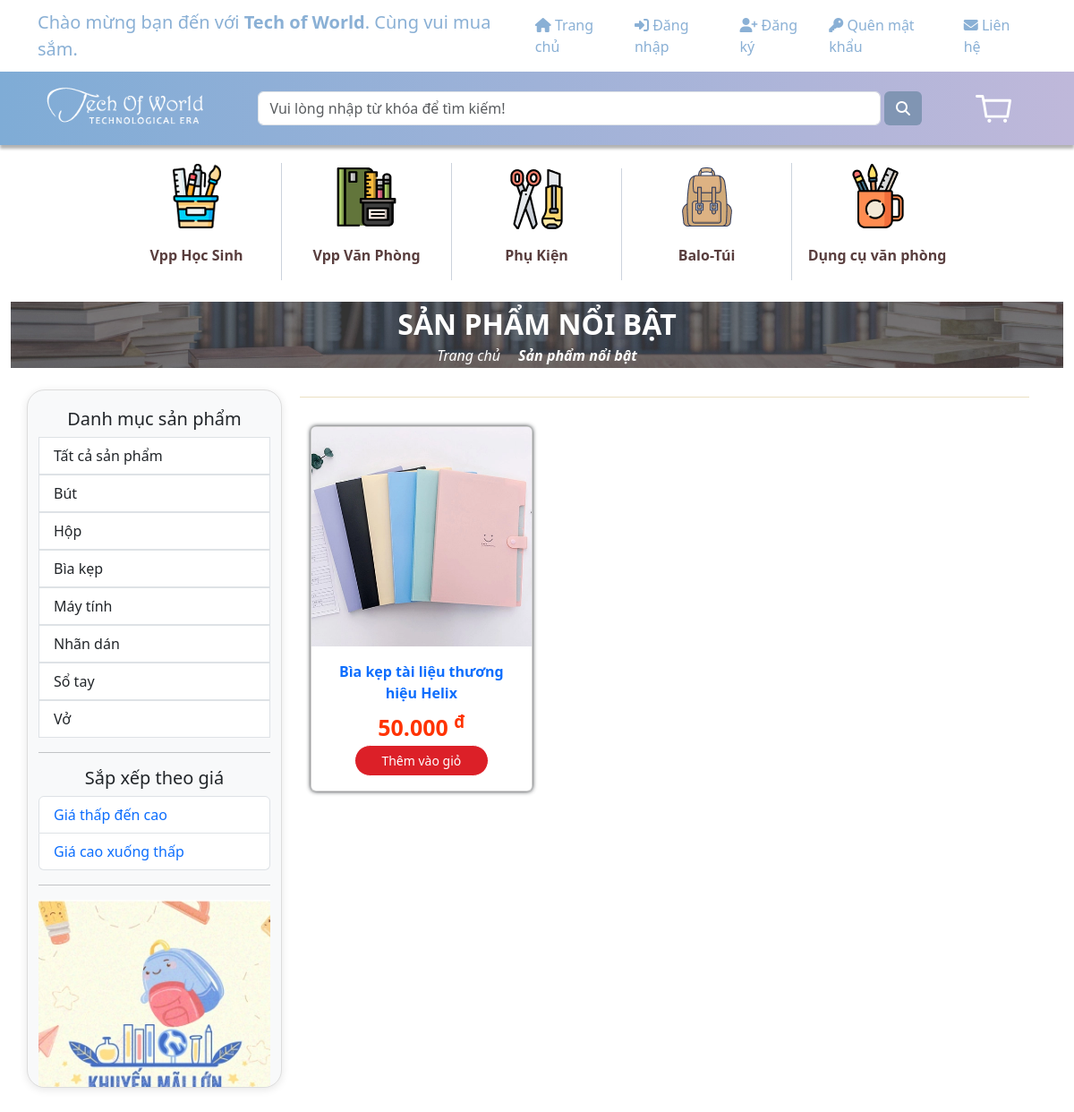
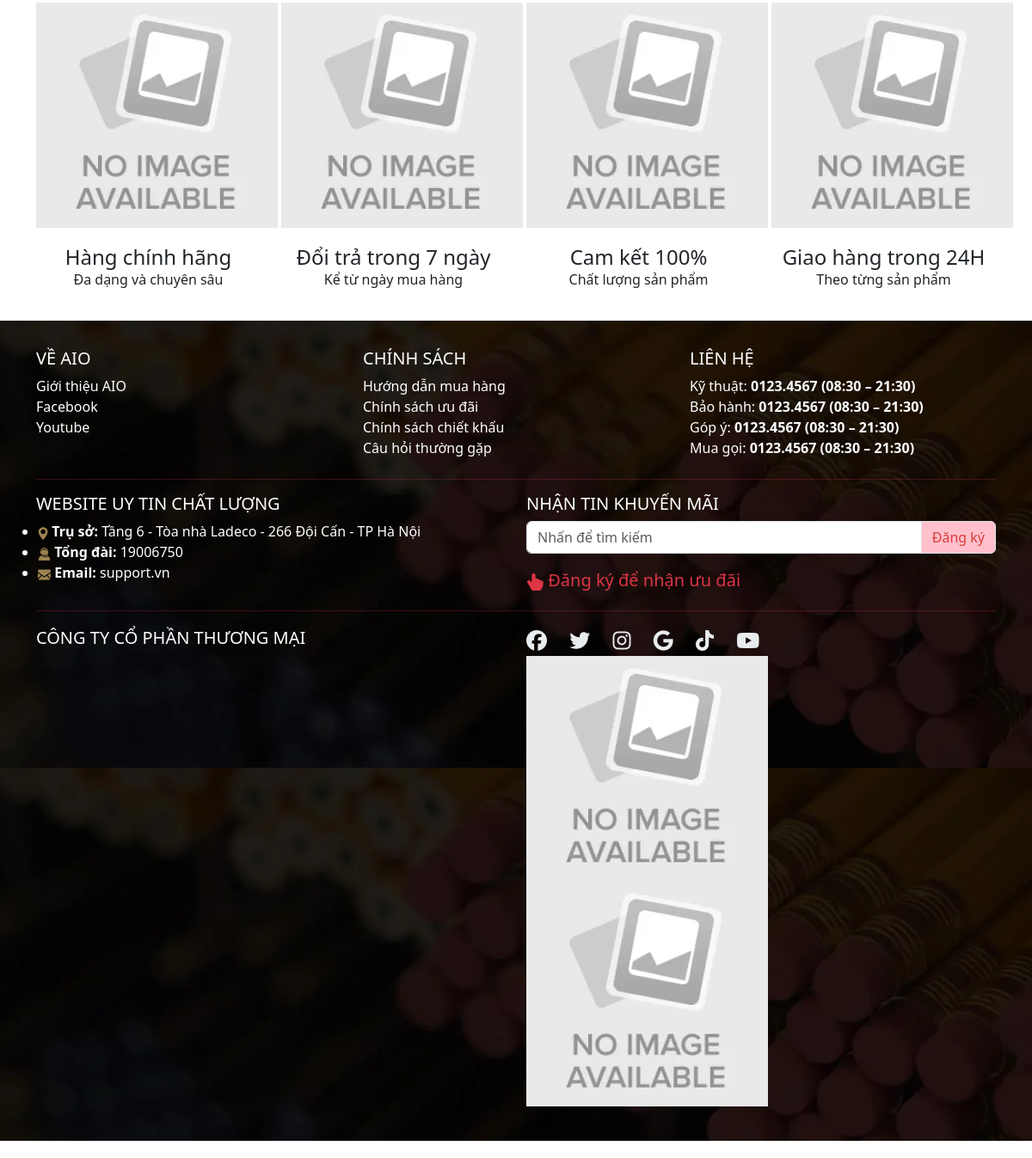
The page /website/productsClick.php?loaisanpham=biakep on the database its author committed (2 pictures, top to bottom).
### tables this page shows
CREATE TABLE `sanpham` (
  `sp_ma` int(11) NOT NULL,
  `loaisp_ten` varchar(100) NOT NULL,
  `sp_ten` varchar(250) NOT NULL,
  `sp_gia` varchar(250) NOT NULL,
  `sp_mota` varchar(300) DEFAULT NULL,
  `sp_motachitiet` varchar(300) NOT NULL,
  `sp_img` varchar(50) NOT NULL,
  `sp_soluong` int(250) NOT NULL DEFAULT 1,
  `loaisanpham` varchar(50) NOT NULL
);

### Website/productsClick.php (the view, shortened to what this page needs)
<!DOCTYPE html>
<html lang="en">
<head>
    <link href="https://cdn.jsdelivr.net/npm/bootstrap@5.3.1/dist/css/bootstrap.min.css" rel="stylesheet">
    <link rel="stylesheet" href="https://cdnjs.cloudflare.com/ajax/libs/font-awesome/6.4.2/css/all.min.css">
</head>
<?php
include('../sources/FE/top_header.php');
include('../sources/FE/header.php');
include('../sources/FE/menu.php');
include('../sources/FE/nav.php');
?>
<body>
    <div class="container">
        <div class="row">
            <div class="col-lg-3 col-md-4 sidebar">
                <h5 style="text-align: center;">Danh mục sản phẩm</h5>
                <ul class="list-group">
                    <a href="../website/List.php"><li class="list-group-item">Tất cả sản phẩm</li></a>
                    <a href="../website/productsClick.php?loaisanpham=but">
                        <li class="list-group-item">Bút</li>
                    </a>
                    <a href="../website/productsClick.php?loaisanpham=hop">
                        <li class="list-group-item">Hộp</li>
                    </a>
                    <a href="../website/productsClick.php?loaisanpham=biakep">
                        <li class="list-group-item">Bìa kẹp</li>
                    </a>
                    <a href="../website/productsClick.php?loaisanpham=maytinh">
                        <li class="list-group-item">Máy tính</li>
                    </a>
                    <a href="../website/productsClick.php?loaisanpham=nhandan">
                        <li class="list-group-item">Nhãn dán</li>
                    </a>
                    <a href="../website/productsClick.php?loaisanpham=sotay">
                        <li class="list-group-item">Sổ tay</li>
                    </a>
                    <a href="../website/productsClick.php?loaisanpham=vo">
                        <li class="list-group-item">Vở</li>
                    </a>
                </ul>
                <hr>
                <h5 style="text-align: center;">Sắp xếp theo giá</h5>
                <ul class="list-group">
                    <li class="list-group-item">
                        <a href="?sort=price-asc&loaisanpham=<?= $_GET['loaisanpham'] ?? '' ?>">Giá thấp đến cao</a>
                    </li>
                    <li class="list-group-item">
                        <a href="?sort=price-desc&loaisanpham=<?= $_GET['loaisanpham'] ?? '' ?>">Giá cao xuống thấp</a>
                    </li>
                </ul>
                <hr>
                <img src="../Assets/img/index/img_aside_banner.webp" alt="" class="img-fluid">
            </div>
            <div class="col-lg-9 col-md-8">
                <div class="product-list mb-3 p-2">
                    <div class="container">
                        <div class="row">
                            <hr style="color: #ad850c">
                            <div class="text-center py-2">
                                <div class="row">
                                    <?php
                                    include_once('../sources/connect.php');
                                    $loaisanpham = isset($_GET['loaisanpham']) ? $_GET['loaisanpham'] : '';
                                    $orderBy = '';
                                    $sql = "SELECT sp.*, s.discount_percent
                                            FROM sanpham sp
                                            LEFT JOIN sales s ON sp.sp_ma = s.sp_ma AND s.is_expired = 0
                                            WHERE sp.loaisanpham = '$loaisanpham' $orderBy";
                                    $result = $connect->query($sql);
                                    $duongdanimg = '../Assets/img/sanpham/';
                                    if ($result && $result->num_rows > 0) {
                                        while ($data = $result->fetch_assoc()) {
                                            echo '<div class="col-lg-4 col-md-6 col-sm-9 py-2">';
                                            echo '<a href="./product.php?sp_ma=' . $data['sp_ma'] . '">';
                                            echo '<div class="card">';
                                            echo '<img src="' . $duongdanimg . $data['sp_img'] . '" class="card-img-top" alt="' . $data['sp_ten'] . '">';
                                            echo '<div class="card-body">';
                                            echo '<p class="card-title"><strong>' . $data['sp_ten'] . '</strong></p>';
                                            if (!empty($data['discount_percent'])) {
                                                $discountedPrice = $data['sp_gia'] * (1 - $data['discount_percent'] / 100);
                                                echo '<p class="card-text"><strong style="color:#f30; font-size:25px">' . number_format($discountedPrice, 0, '.', '.') . ' <sup>đ</sup></strong>';
                                                echo ' <span style="text-decoration: line-through; color: #888;">' . number_format($data['sp_gia'], 0, '.', '.') . ' <sup>đ</sup></span></p>';
                                            } else {
                                                echo '<p class="card-text"><strong style="color:#f30; font-size:25px">' . number_format($data['sp_gia'], 0, '.', '.') . ' <sup>đ</sup></strong></p>';
                                            }
                                            echo '<div class="action-cart group-buttons d-flex align-items-center justify-content-center">';
                                            echo '<button class="cart-button btn-buy add_to_cart" title="Thêm vào giỏ">';
                                            echo '<a id="buy" href="./product.php?sp_ma=' . $data['sp_ma'] . '">Thêm vào giỏ</a>';
                                            echo '</button>';
                                            echo '</div>';
                                            echo '</div>';
                                            echo '</div>';
                                            echo '</a>';
                                            echo '</div>';
                                        }
                                    } else {
                                        echo '<p class="text-center">Không có sản phẩm nào</p>';
                                    }
                                    ?>
                                </div>
                            </div>
                        </div>
                    </div>
                </div>
            </div>
        </div>
    </div>
    <?php
    include('../sources/FE/footer_save.php');
    include('../sources/FE/footer.php');
    ?>
</body>
</html>

### Website/productsClick.php (style rules this page uses)
.card { box-shadow: 0 0 5px 0px; color: #999; margin-bottom: 20px; transition: transform 0.3s; }
.sidebar { position: sticky; top: 0; height: calc(100vh - 20px); border: 1px solid #ddd; padding: 20px; border-radius: 20px; background-color: #f8f9fa; box-shadow: 0 2px 10px rgba(0, 0, 0, 0.1); overflow: hidden; }
button.cart-button.btn-buy { width: 150px; background: #DC2028; height: 35px; display: flex; align-items: center; justify-content: center; border-radius: 30px; color: #fff; font-size: 14px; border: 1px solid; }
#buy { color: #fff; }

### sources/FE/footer.php (style rules this page uses)
a { text-decoration: none; }

### rows shown on the page
sanpham: sp_img (picture), sp_ten "Bìa kẹp tài liệu thương hiệu Helix", sp_gia "50.000"
